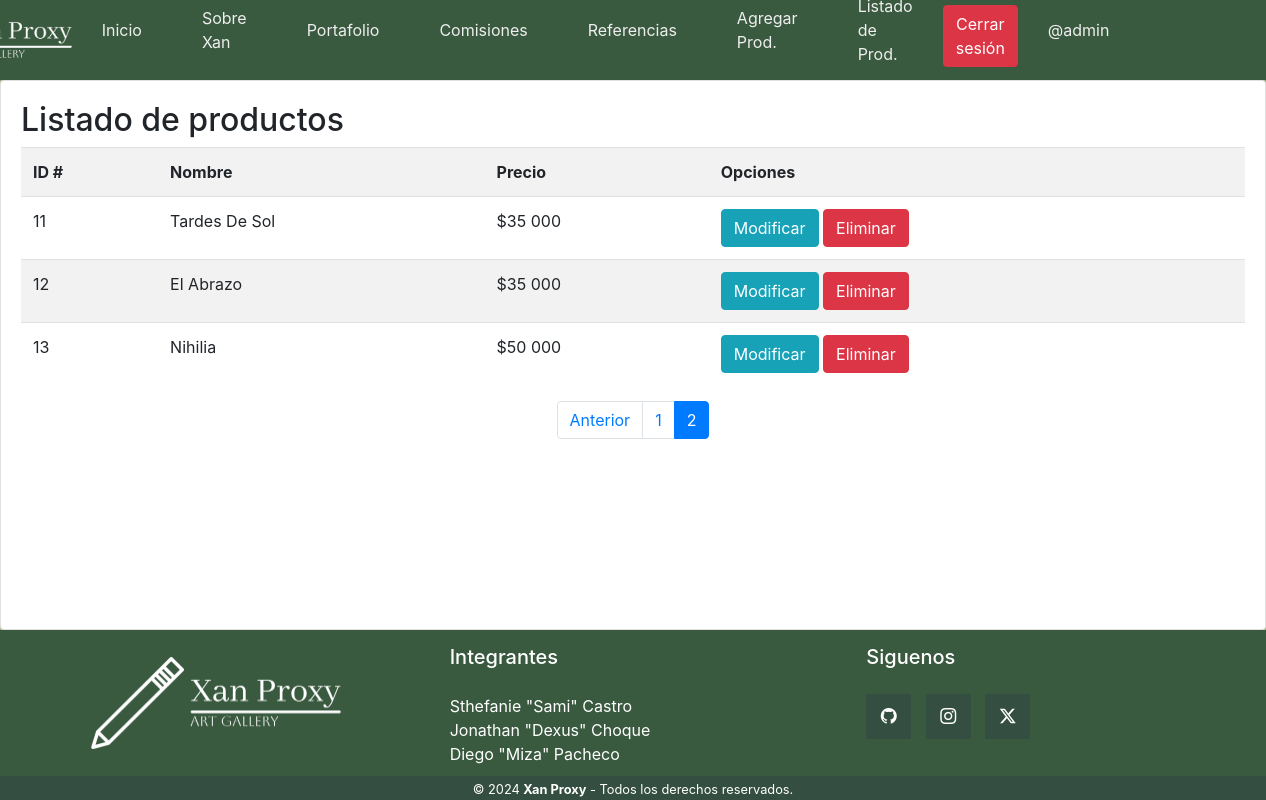
Page /listar-producto/?page=2 (signed in) on the committed database.
### web/models.py (models this page shows, shortened)
class Producto(models.Model):
    id = models.IntegerField(primary_key=True)
    nombre = models.CharField(max_length=200)
    precio = models.IntegerField()
    descripcion = models.TextField()
    imagen = models.ImageField(upload_to="productos", null=True)

### web/views.py (the view)
# urls.py: path('listar-producto/', listar_producto, name="listar_producto"),
@permission_required('web.view_producto')
def listar_producto(request):
    productos = Producto.objects.all()
    page = request.GET.get('page', 1)
    try:
        paginator = Paginator(productos, 10)
        productos = paginator.page(page)
    except:
        raise Http404
    data = {
        'entity' : productos,
        'paginator' : paginator
    }
    return render(request, 'web/producto/listar.html', data)

### web/templates/web/producto/listar.html (shortened to what this page needs)
{% load static %}
<!DOCTYPE html>
<html lang="es">
<head>
    <link rel="stylesheet" href="https://cdn.jsdelivr.net/npm/bootstrap-icons@1.11.3/font/bootstrap-icons.min.css">
    <link rel="stylesheet" href="https://cdn.jsdelivr.net/npm/bootstrap@4.5.3/dist/css/bootstrap.min.css">
    <link rel="stylesheet" href="{% static '/CSS/menu.css' %}">
    <link rel="stylesheet" href="{% static '/CSS/carrusel.css' %}">
    <link rel="stylesheet" href="{% static '/CSS/style_footer.css' %}">
    <link rel="stylesheet" href="{% static '/CSS/paragraph_index.css' %}">
</head>
<body>
    <header class="header">
        <nav>
            <ul>
                <li><img src="{% static '/imgs/logo-xan-proxy.png' %}" alt="logo"></li>
                <li class="hideOnMobile"><a href="{% url 'index' %}">Inicio</a></li>
                <li class="hideOnMobile"><a href="{% url 'info' %}">Sobre Xan</a></li>
                <li class="hideOnMobile"><a href="{% url 'portafolio' %}">Portafolio</a></li>
                <li class="hideOnMobile"><a href="{% url 'patreon' %}">Comisiones</a></li>
                <li class="hideOnMobile"><a href="{% url 'referencia' %}">Referencias</a></li>
                {% if perms.web.add_producto %}
                <li class="hideOnMobile"><a href="{%  url 'agregar_producto' %}">Agregar Prod.</a></li>
                {% endif %}
                {% if perms.web.view_producto %}
                <li><a href="">Listado de Prod.</a></li>
                {% endif %}
                {% if user.is_authenticated %}
                <li>
                    <form action="{% url 'logout' %}" method="POST">
                        <button type="submit" class="btn btn-danger">Cerrar sesión</button>
                    </form>
                </li>
                <li>
                    <a href="">@{{ user.username }}</a>
                </li>
                {% else %}
                <li>
                    <a href="{% url 'login' %}">Iniciar sesión</a>
                </li>
                {% endif %}
            </ul>
        </nav>
    </header>
    {% load humanize %}
    <div class="card">
        <div class="card-body">
            <h2>Listado de productos</h2>
            <table class="table table-striped table-hover table-responsive-sm">
                <tr>
                    <th>ID #</th>
                    <th>Nombre</th>
                    <th>Precio</th>
                    <th>Opciones</th>
                </tr>
                {% for p in entity %}
                <tr>
                    <td>{{ p.id }}</td>
                    <td>{{ p.nombre | title }}</td>
                    <td>${{ p.precio | intcomma }}</td>
                    <td>
                        {% if perms.web.change_producto %}
                        <a href="{% url 'modificar_producto' p.id %}" class="btn btn-info">Modificar</a>
                        {% endif %}
                        {% if perms.web.delete_producto %}
                        <a href="#" onclick="eliminarProducto({{ p.id }})" class="btn btn-danger">Eliminar</a>
                        {% endif %}
                    </td>
                </tr>
                {% endfor %}
            </table>
            <div>
                {% include 'web/paginator.html' %}
            </div>
        </div>
    </div>
    <footer class="pie">
        <div class="grupo-1">
            <div class="caja">
                <figure>
                    <img src="{% static '/imgs/logo-xan-proxy.png' %}" alt="logo xan proxy">
                </figure>
            </div>
            <div class="caja">
                <h2>Integrantes</h2>
                <p>Sthefanie "Sami" Castro <br>Jonathan "Dexus" Choque <br>Diego "Miza" Pacheco</p>
            </div>
            <div class="caja">
                <h2>Siguenos</h2>
                <div class="redes">
                    <a href="https://github.com/MizaBard" target="_blank"><i class="bi bi-github"></i></a>
                    <a href="https://www.instagram.com/purenonsince/" target="_blank"><i class="bi bi-instagram"></i></a>
                    <a href="https://twitter.com/MizaSenpai" target="_blank"><i class="bi bi-twitter-x"></i></a>
                </div>
            </div>
        </div>
        <div class="grupo-2">
            <small>&copy; 2024 <b>Xan Proxy</b> - Todos los derechos reservados.</small>
        </div>
    </footer>
</body>
</html>

### web/static/CSS/menu.css (style rules this page uses)
* { margin: 0; padding: 0; }
body { background-color: #a3b18a; }
nav { background-color: #3a5a40; box-shadow: 3px 3px 5px rgba(0, 0, 0, 0.1); justify-content: space-between; align-items: center; height: 80px; padding: 5px 10%; }
.header img { height: 70px; width: auto; transition: all 0.3s; border-radius: 10px; }
nav ul { width: 100%; list-style: none; display: flex; justify-content: flex-end; align-items: center; }
nav li { height: 50px; }
nav a { height: 100%; padding: 0 30px; text-decoration: none; display: flex; align-items: center; color: #eeeeee; }
nav li:first-child { margin-right: auto; }

### web/static/CSS/style_footer.css (style rules this page uses)
* { margin: 0; padding: 0; box-sizing: border-box; }
body { display: grid; grid-template-rows: auto 1fr auto; min-height: 100vh; }
.pie { width: 100%; background-color: #3a5a40; }
.pie .grupo-1 { width: 100%; max-width: 1200px; margin: auto; display: grid; grid-template-columns: repeat(3, 1fr); grid-gap: 50px; padding: 0px; }
.pie .grupo-1 .caja figure { width: 100%; height: 100%; display: flex; justify-content: center; align-items: center; }
.pie .grupo-1 .caja figure img { width: 250px; }
.pie .grupo-1 .caja h2 { padding-top: 15px; color: rgb(255, 255, 255); margin-bottom: 25px; font-size: 20px; }
.pie .grupo-1 .caja p { color: white; margin-bottom: 10px; }
.pie .grupo-1 .redes a { display: inline-block; text-decoration: none; width: 45px; height: 45px; line-height: 45px; color: rgb(255, 255, 255); margin-right: 10px; background-color: #344e41; text-align: center; }
.pie .grupo-2 { background-color: #344e41; text-align: center; color: white; }

### rows in the picture
Producto: id "11", nombre "Tardes De Sol", precio "35 000"
Producto: id "12", nombre "El Abrazo", precio "35 000"
Producto: id "13", nombre "Nihilia", precio "50 000"

### other values in the picture
{{ user.username }} "admin"
{{ page }} "1" "2"
